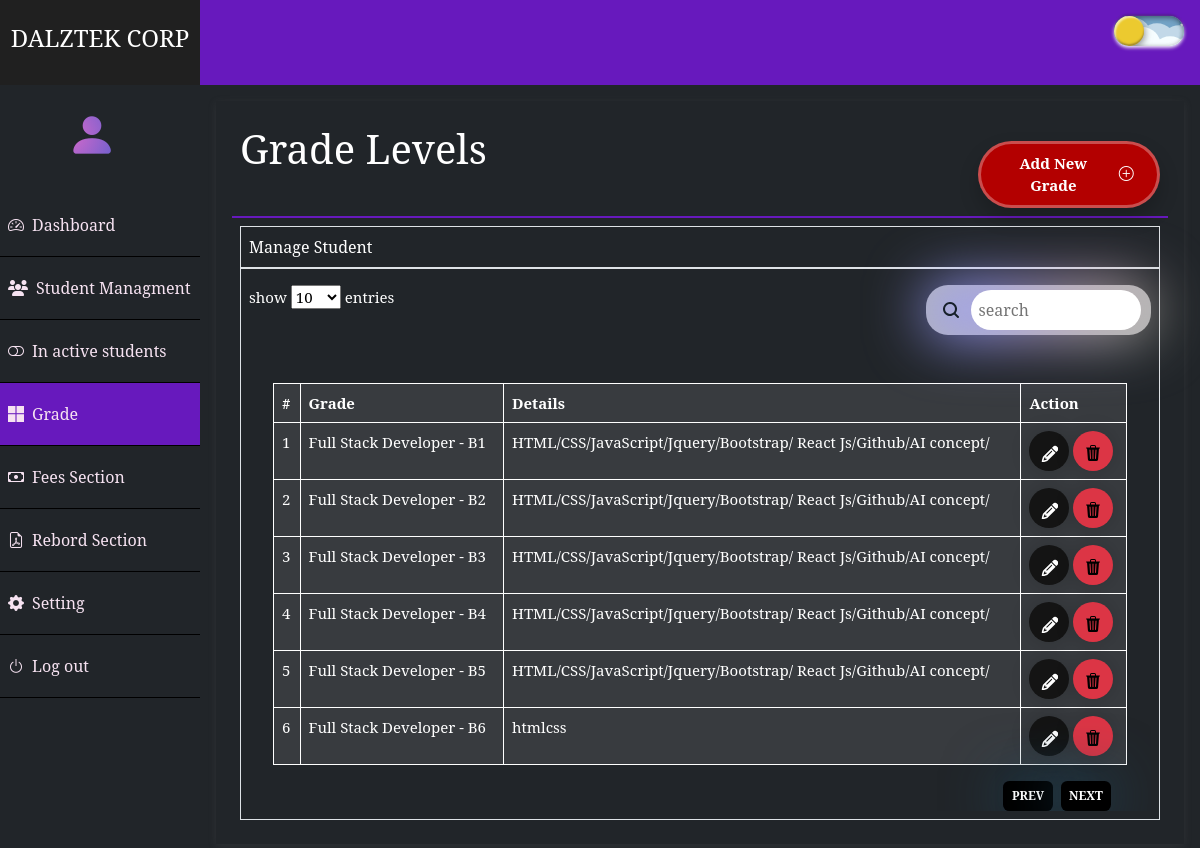
/grade.php, run on the app's committed database.
### tables this page shows
CREATE TABLE `grade` (
  `primekey` int(10) NOT NULL,
  `grade` varchar(50) NOT NULL,
  `details` varchar(150) NOT NULL,
  `date` int(11) NOT NULL
);

### connection.php (called while the page is built, shortened)
<?php
class database {
    public function __construct($server, $username, $password, $databasename) {
        $this->con = new mysqli($server, $username, $password, $databasename);
        return $this->con;
    }
}
$conneection = new database("localhost", "root", "", "student_managment");
?>
<?php
class selectform
{
    public function selecttabel($con, $selecttable, $searchTerm = null, $fullname = null) {
        $this->con = $con;
        $selectsql = "SELECT * FROM $selecttable";
        $selectresult = $this->con->query($selectsql);
        return $selectresult;
    }
}
$selectquery = new selectform();
?>

### grade.php (the view, shortened to what this page needs)
<?php
include "connection.php";
?>
<!DOCTYPE html>
<html lang="en">
<head>
</head>
<body>
  <div class="container-fluid g-0">
    <?php
    include "header.php";
    ?>
    <div class="row g-0 p-0">
      <div class="col-lg-2 col-12 bg-dark g-0">
        <nav class="navbar navbar-expand-sm bg-dark navbar-dark">
          <div class="collapse navbar-collapse" id="collapsibleNavbar">
            <ul class="navbar-nav flex-column text-center text-lg-start " style="width: 100%;">
              <div class="navbar-brand text-center admin">
                <i class="bi bi-person-fill gradient-text" style="font-size:50px;"></i>
              </div>
              <li class="nav-item ">
                <a class="nav-link" href="index.php"><i class="bi bi-speedometer2 pe-2"></i>Dashboard</a>
              </li>
              <li class="nav-item ">
                <a class="nav-link" href="student_managment.php"><i class="fa-solid fa-users pe-2"></i>Student Managment</a>
              </li>
              <li class="nav-item ">
                <a class="nav-link" href="inactive.php"><i class="bi bi-toggle-off pe-2"></i>In active students</a>
              </li>
              <li class="nav-item active">
                <a class="nav-link " href="grade.php"><i class="bi bi-microsoft pe-2"></i>Grade</a>
              </li>
              <li class="nav-item ">
                <a class="nav-link" href="fees.php"><i class="bi bi-cash pe-2"></i>Fees Section</a>
              </li>
              <li class="nav-item ">
                <a class="nav-link" href="repord.php"><i class="bi bi-file-earmark-pdf pe-2"></i>Rebord Section</a>
              </li>
              <li class="nav-item ">
                <a class="nav-link" href="setting.php"><i class="bi bi-gear-fill pe-2"></i>Setting</a>
              </li>
              <li class="nav-item ">
                <a class="nav-link" href="logout.php"><i class="bi bi-power pe-2"></i>Log out</a>
              </li>
            </ul>
          </div>
        </nav>
      </div>
      <div class="col-lg-10 col-12 p-lg-3  ms-lg-0">
        <div class="col-12 p-3" style="height:100%;box-shadow: rgba(99, 99, 99, 0.2) 0px 2px 8px 0px;">
          <div class="row g-0 p-2" style="border-bottom:2px solid #6719BD">
            <div class="col-9">
              <p class="h1 pb-4 dask">Grade Levels</p>
            </div>
            <div class="col-lg-3 col-12 ">
              <a href="addnewgrade.php"> <button class="buttonadd ms-5 mt-3">
                  Add New Grade
                  <i class="bi bi-plus-circle icon"></i>
                </button></a>
            </div>
          </div>
          <div class="row g-0 p-2">
            <div class="col-12 p-2 border">
              Manage Student
            </div>
            <div class="col-12 p-2 border">
              <div class="row g-0 pt-2">
                <div class="col-9" style="font-size:15px">show
                  <select style="width:50px" name="your_select_name" id="your_select_id">
                    <option value="10">10</option>
                  </select> entries
                </div>
                <div class="col-lg-3 col-12 mt-2 mt-lg-0 text-end">
                  <form method="GET" action="">
                    <div class="input__container">
                      <button type="submit" class="input__button__shadow">
                        <svg fill="none" xmlns="http://www.w3.org/2000/svg" viewBox="0 0 20 20" height="20px" width="20px">
                          <path d="M4 9a5 5 0 1110 0A5 5 0 014 9zm5-7a7 7 0 104.2 12.6.999.999 0 00.093.107l3 3a1 1 0 001.414-1.414l-3-3a.999.999 0 00-.107-.093A7 7 0 009 2z" fill-rule="evenodd" fill="#17202A"></path>
                        </svg>
                      </button>
                      <input type="text" name="search" class="input__search" placeholder="search" value="<?php echo isset($_GET['search']) ? ($_GET['search']) : ''; ?>">
                    </div>
                  </form>
                </div>
              </div>
              <div class="row g-0">
                <div class="col-12 px-4 table-responsive" style="font-size:15px">
                  <table class="table tablecolor mt-5">
                    <thead>
                      <tr>
                        <th scope="col">#</th>
                        <th scope="col">Grade</th>
                        <th scope="col">Details</th>
                        <th scope="col">Action</th>
                      </tr>
                    </thead>
                    <div class="content activepage">
                      <tbody>
                        <?php
                        $searchTerm = isset($_GET['search']) ? $_GET['search'] : '';
                        $selecresult =  $selectquery->selecttabel($conneection->con, " grade", $searchTerm, "grade");
                        if ($selecresult->num_rows > 0) {
                          $si = 1;
                          while ($row = $selecresult->fetch_assoc()) {
                        ?>
                            <tr>
                              <td><?php echo $si++  ?></td>
                              <td><?php echo $row['grade'] ?></td>
                              <td><?php echo  $row['details'] ?></td>
                              <td>
                                <a href="addnewgrade.php?primegrade=<?php echo $row['primekey']  ?>">
                                  <button class="lock-button">
                                  </button>
                                </a>
                                <a href="empty.php?primekey=<?php echo $row['primekey'] ?>" onclick="return confirmRedirect();">
                                  <button class="lock-button bg-danger">
                                  </button></a>
                              </td>
                            </tr>
                        <?php  }
                        }  ?>
                      </tbody>
                    </div>
                  </table>
                  <div class="row g-0 d-flex justify-content-end pe-3 ">
                    <div class="pagination justify-content-end">
                      <button class="btn btnprev px-0 text-white bg-black" onclick="prevPage()" style="width:50px;font-size:12px">prev</button>
                      <button class="btn btnprev px-0 ms-2 text-white bg-black" onclick="nextPage()" style="width:50px;font-size:12px">next</button>
                    </div>
                  </div>
                </div>
              </div>
            </div>
          </div>
        </div>
      </div>
    </div>
  </div>
</body>
</html>

### header.php (shortened to what this page needs)
 <!DOCTYPE html>
<html lang="en">
<head>
  <link href="https://cdn.jsdelivr.net/npm/bootstrap@5.3.3/dist/css/bootstrap.min.css" rel="stylesheet">
  <link rel="stylesheet" href="https://cdn.jsdelivr.net/npm/bootstrap-icons@1.11.3/font/bootstrap-icons.min.css">
  <link rel="stylesheet" href="https://cdnjs.cloudflare.com/ajax/libs/font-awesome/6.6.0/css/all.min.css" />
</head>
<body>
  <div class="row g-0">
    <div class="col-lg-2 col-12 py-4 text-white text-center" style="background-color:#202020;">
      <h4>DALZTEK CORP</h4>
    </div>
    <div class="col-lg-10 text-end pt-3 pe-3 d-none d-lg-block" style="background-color:#6719BD">
      <label class="theme-switch">
        <div class="theme-switch__container">
          <div class="theme-switch__stars-container">
          </div>
          <div class="theme-switch__circle-container">
            <div class="theme-switch__sun-moon-container">
            </div>
          </div>
        </div>
      </label>
    </div>
  </div>

### header.php (style rules this page uses)
nav ul li { padding: 11px 0; border-bottom: 1px solid black; }
nav ul li a { color: #F6E2F1 !important; }
a { text-decoration: none; color: white !important; }
.active { background-color: #6719BD; }
.gradient-text { font-size: 24px; background: radial-gradient(circle farthest-corner at 3.2% 49.6%, #D869CA, #5B5ECF); -webkit-background-clip: text; -webkit-text-fill-color: transparent; background-clip: text; color: transparent; }
body { font-family: "Noto Serif", serif; font-optical-sizing: auto; font-weight: weight; font-style: normal; font-variation-settings: "wdth" 100; }

### data on the page
grade: grade "Full Stack Developer - B1", details "HTML/CSS/JavaScript/Jquery/Bootstrap/ React Js/Github/AI concept/"
grade: grade "Full Stack Developer - B2", details "HTML/CSS/JavaScript/Jquery/Bootstrap/ React Js/Github/AI concept/"
grade: grade "Full Stack Developer - B3", details "HTML/CSS/JavaScript/Jquery/Bootstrap/ React Js/Github/AI concept/"
grade: grade "Full Stack Developer - B4", details "HTML/CSS/JavaScript/Jquery/Bootstrap/ React Js/Github/AI concept/"
grade: grade "Full Stack Developer - B5", details "HTML/CSS/JavaScript/Jquery/Bootstrap/ React Js/Github/AI concept/"
grade: grade "Full Stack Developer - B6", details "htmlcss"
